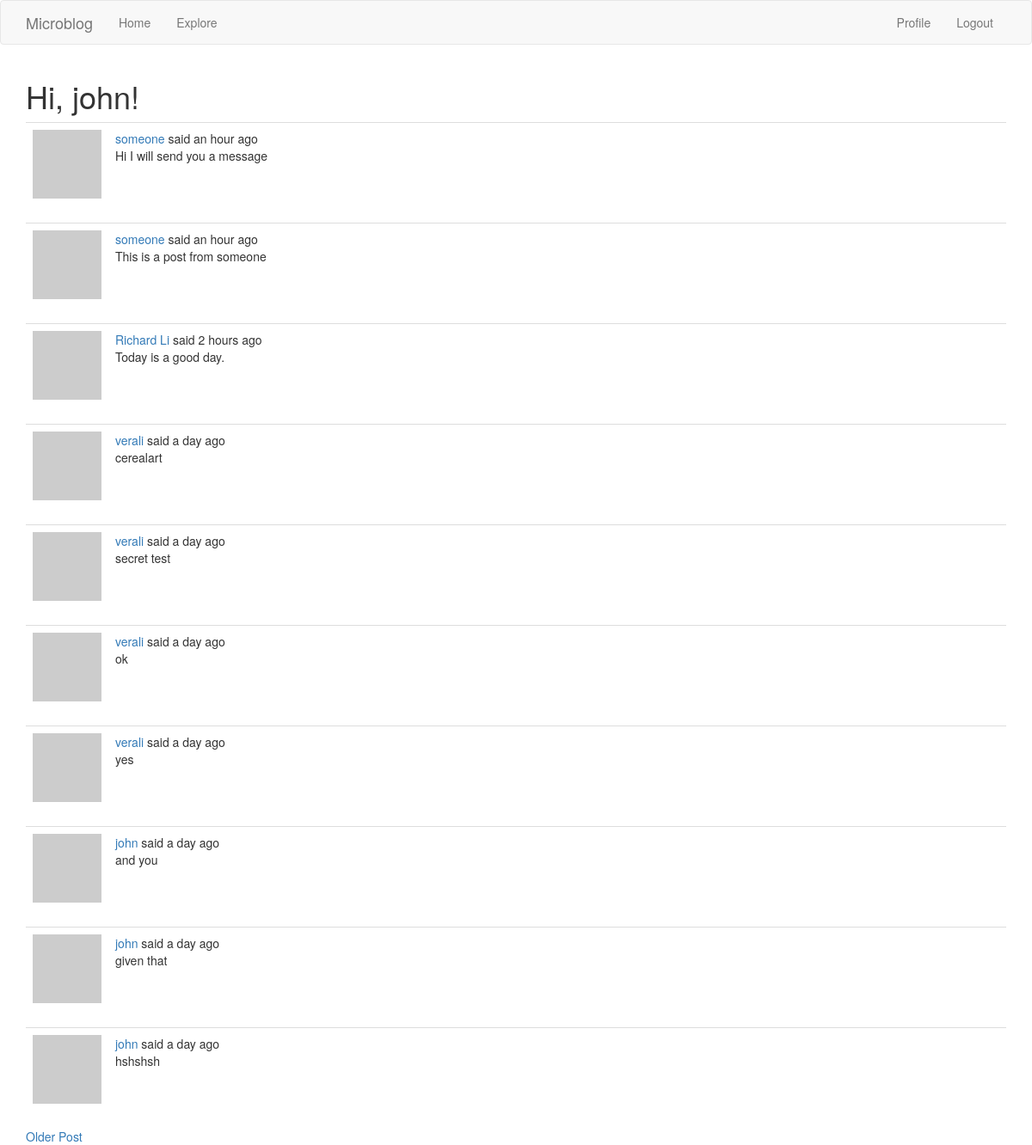
Page /explore (signed in) on the committed database.
### app/models.py (models this page shows, shortened)
class User(UserMixin, db.Model):
    id = db.Column(db.Integer,primary_key = True)
    username = db.Column(db.String(64),index=True,unique=True)
    email = db.Column(db.String(120),index=True,unique=True)
    password_hash = db.Column(db.String(128))
    posts = db.relationship('Post',backref='author',lazy='dynamic')
    about_me = db.Column(db.String(128))
    last_seen = db.Column(db.DateTime, default=datetime.utcnow())
    followed = db.relationship(
        'User', secondary=followers,
        primaryjoin=(followers.c.follower_id == id),
        secondaryjoin=(followers.c.followed_id == id),
        backref=db.backref('followers', lazy='dynamic'), lazy='dynamic')
    def avatar(self, size):
        digest = md5(self.email.lower().encode('utf-8')).hexdigest()
        return 'https://www.gravatar.com/avatar/{}?d=identicon&s={}'.format(digest, size)

class Post(db.Model):
    id = db.Column(db.Integer,primary_key=True)
    body = db.Column(db.String(128))
    timestamp = db.Column(db.DateTime,index=True,default=datetime.utcnow)
    user_id = db.Column(db.Integer,db.ForeignKey('user.id'))

### app/routes.py (the view)
@app.route('/explore')
def explore():
    page = request.args.get('page',1,type=int)
    posts = Post.query.order_by(Post.timestamp.desc()).paginate(page,app.config['POSTS_PER_PAGE'],False)
    next_url = url_for('explore',page=posts.next_num) if posts.has_next else None
    prev_url = url_for('explore',page=posts.prev_num) if posts.has_prev else None
    return render_template('index.html',title='Explore',posts=posts.items,next_url=next_url,prev_url=prev_url)

### app/models.py (called while the page is built)
@login.user_loader
def load_user(id):
    return User.query.get(int(id))

### app/routes.py (called while the page is built)
@app.before_request
def before_request():
    if current_user.is_authenticated:
        current_user.last_seen = datetime.utcnow()
        db.session.commit()

### app/templates/index.html (shortened to what this page needs)
{% extends "base.html" %}
{% import "bootstrap/wtf.html" as wtf %}
{% block app_content %}
    <h1>Hi, {{current_user.username}}!</h1>
    {% for post in posts %}
        {% include '_post.html' %}
    {% endfor %}
    {% if next_url %}
        <a href="{{ next_url }}">Older Post</a>
    {% endif %}
{% endblock %}

### app/templates/_post.html
<table class="table table-hover">
    <tr>
        <td width="70px">
            <a href="{{ url_for('user',username=post.author.username) }}">
                <img src="{{post.author.avatar(36)}}">
            </a>
        </td>
        <td>
            <a href="{{url_for('user',username=post.author.username)}}">
                {{post.author.username}}
            </a>
            said {{ moment(post.timestamp).fromNow() }}
            <br>{{post.body}}
        </td>
    </tr>
</table>

### rows in the picture
User: username "john"
Post: author.username "someone", timestamp "an hour ago", body "Hi I will send you a message"
Post: author.username "someone", timestamp "an hour ago", body "This is a post from someone"
Post: author.username "Richard Li", timestamp "2 hours ago", body "Today is a good day."
Post: author.username "verali", timestamp "a day ago", body "cerealart"
Post: author.username "verali", timestamp "a day ago", body "secret test"
Post: author.username "verali", timestamp "a day ago", body "ok"
Post: author.username "verali", timestamp "a day ago", body "yes"
Post: author.username "john", timestamp "a day ago", body "and you"
Post: author.username "john", timestamp "a day ago", body "given that"
Post: author.username "john", timestamp "a day ago", body "hshshsh"
